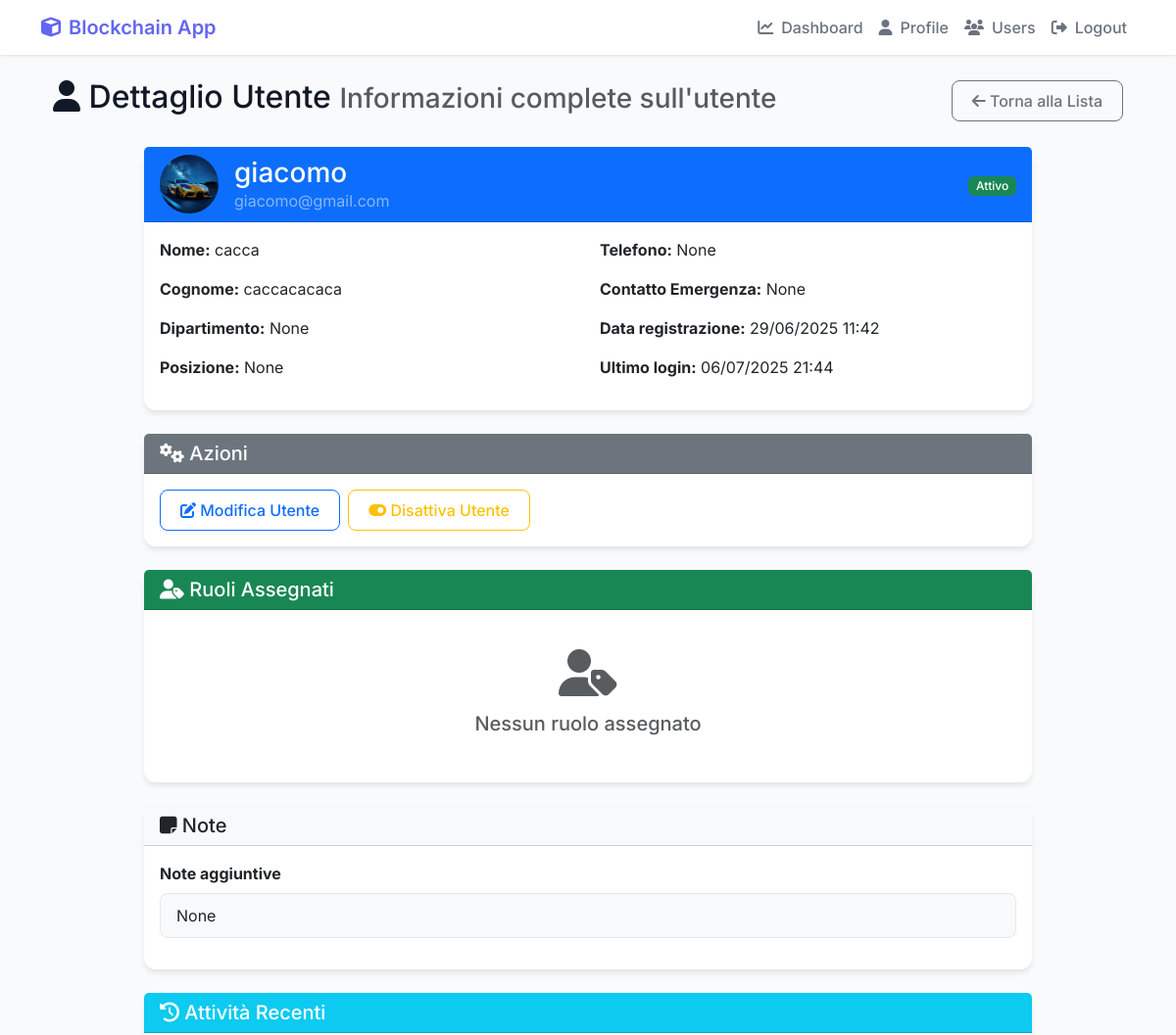
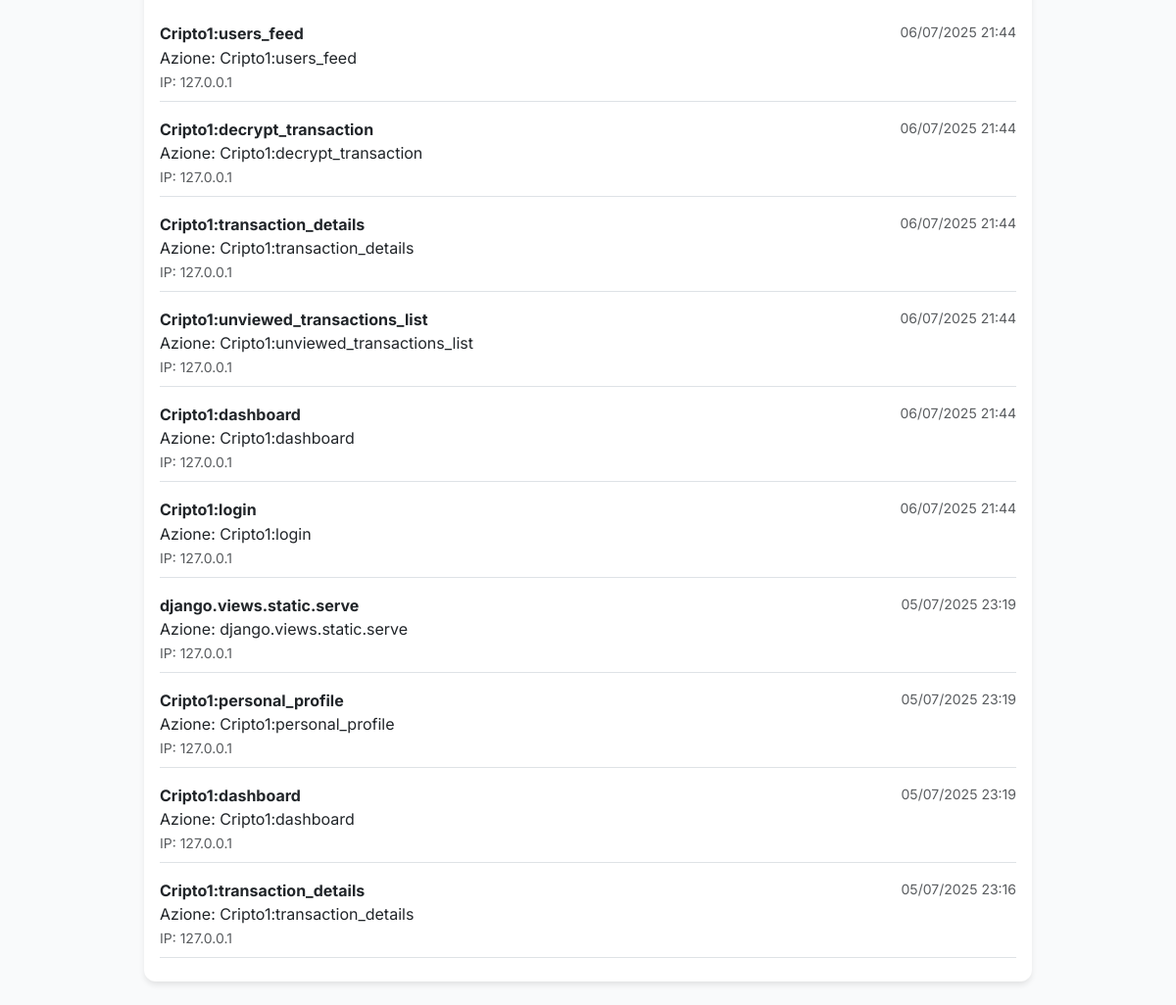
/user-management/users/3/ (signed in), run on the app's committed database (2 pictures, top to bottom).
### Cripto1/models.py (models this page shows, shortened)
class UserProfile(models.Model):
    user = models.OneToOneField(User, on_delete=models.CASCADE)
    user_key = models.CharField(max_length=255, unique=True) # Keep as a unique identifier (can be hash of public key)
    public_key = models.TextField(null=True, blank=True) # Allow null for existing rows
    private_key = EncryptedTextField(null=True, blank=True) # Allow null for existing rows
    balance = models.FloatField(default=0.0)
    created_at = models.DateTimeField(auto_now_add=True)
    profile_picture = models.ImageField(upload_to='profile_pics/', blank=True, null=True)
    is_active = models.BooleanField(default=True)
    last_login_ip = models.GenericIPAddressField(null=True, blank=True)
    last_login_date = models.DateTimeField(null=True, blank=True)
    login_attempts = models.IntegerField(default=0)
    locked_until = models.DateTimeField(null=True, blank=True)
    sso_provider = models.CharField(max_length=50, blank=True, null=True)  # Per SSO
    sso_id = models.CharField(max_length=255, blank=True, null=True)  # ID esterno per SSO
    department = models.CharField(max_length=100, blank=True, null=True)
    position = models.CharField(max_length=100, blank=True, null=True)
    phone = models.CharField(max_length=20, blank=True, null=True)
    emergency_contact = models.CharField(max_length=255, blank=True, null=True)
    notes = models.TextField(blank=True, null=True)
    def is_locked(self):
        if self.locked_until and timezone.now() < self.locked_until:
            return True
        return False
    def update_last_login(self, ip_address=None):
        self.last_login_date = timezone.now()
        if ip_address:
            self.last_login_ip = ip_address
        self.save()

class AuditLog(models.Model):
    ACTION_TYPES = [
        ('LOGIN', 'Login'),
        ('LOGOUT', 'Logout'),
        ('REGISTER', 'Registrazione'),
        ('CREATE_TRANSACTION', 'Creazione Transazione'),
        ('VIEW_TRANSACTION', 'Visualizzazione Transazione'),
        ('DOWNLOAD_FILE', 'Download File'),
        ('DECRYPT_MESSAGE', 'Decifratura Messaggio'),
        ('MINE_BLOCK', 'Mining Blocco'),
        ('EDIT_PROFILE', 'Modifica Profilo'),
        ('ADMIN_ACTION', 'Azione Amministrativa'),
        ('SECURITY_EVENT', 'Evento di Sicurezza'),
        ('EXPORT_DATA', 'Export Dati'),
        ('VERIFY_BLOCKCHAIN', 'Verifica Blockchain'),
        ('USER_MANAGEMENT', 'Gestione Utenti'),
        ('SYSTEM_EVENT', 'Evento di Sistema'),
        ('ROLE_ASSIGNMENT', 'Assegnazione Ruolo'),
        ('PERMISSION_CHANGE', 'Modifica Permessi'),
        ('USER_ACTIVATION', 'Attivazione Utente'),
        ('USER_DEACTIVATION', 'Disattivazione Utente'),
        ('SSO_LOGIN', 'Login SSO'),
    ]
    SEVERITY_LEVELS = [
        ('LOW', 'Basso'),
        ('MEDIUM', 'Medio'),
        ('HIGH', 'Alto'),
        ('CRITICAL', 'Critico'),
    ]
    user = models.ForeignKey(User, on_delete=models.SET_NULL, null=True, blank=True, related_name='audit_logs')
    action_type = models.CharField(max_length=50, choices=ACTION_TYPES)
    severity = models.CharField(max_length=20, choices=SEVERITY_LEVELS, default='MEDIUM')
    description = models.TextField()
    ip_address = models.GenericIPAddressField(null=True, blank=True)
    user_agent = models.TextField(blank=True)
    session_id = models.CharField(max_length=255, blank=True)
    related_object_type = models.CharField(max_length=100, blank=True)  # es: 'Transaction', 'Block', 'UserProfile'
    related_object_id = models.IntegerField(null=True, blank=True)
    additional_data = models.JSONField(default=dict, blank=True)  # Dati aggiuntivi in formato JSON
    timestamp = models.DateTimeField(auto_now_add=True)
    success = models.BooleanField(default=True)  # Se l'azione è stata completata con successo
    error_message = models.TextField(blank=True)  # Messaggio di errore se success=False
    class Meta:
        ordering = ['-timestamp']
        verbose_name = "Audit Log"
        verbose_name_plural = "Audit Logs"
        indexes = [
            models.Index(fields=['user', 'action_type', 'timestamp']),
            models.Index(fields=['action_type', 'severity', 'timestamp']),
            models.Index(fields=['ip_address', 'timestamp']),
        ]
    @classmethod
    def log_action(cls, user=None, action_type=None, description="", severity='MEDIUM',
                   ip_address=None, user_agent="", session_id="", related_object_type="",
                   related_object_id=None, additional_data=None, success=True, error_message=""):
        try:
            return cls.objects.create(
                user=user,
                action_type=action_type,
                severity=severity,
                description=description,
                ip_address=ip_address,
                user_agent=user_agent,
                session_id=session_id,
                related_object_type=related_object_type,
                related_object_id=related_object_id,
                additional_data=additional_data or {},
                success=success,
                error_message=error_message
            )
        except Exception as e:
            print(f"Errore durante la creazione del log di audit: {e}")
            return None

### Cripto1/views.py (the view)
    def wrapper(request, *args, **kwargs):
        if not request.user.is_authenticated:
            messages.error(request, "Devi essere autenticato per accedere a questa sezione.")
            return redirect('Cripto1:login')
        return view_func(request, *args, **kwargs)

### Cripto1/templates/Cripto1/user_management/user_detail.html (shortened to what this page needs)
{% extends 'Cripto1/base.html' %}
{% load static %}
{% block content %}
<div class="container-fluid mt-4">
    <div class="row">
        <div class="col-12">
            <div class="d-flex justify-content-between align-items-center mb-4">
                <h2>
                    <i class="fas fa-user"></i> Dettaglio Utente
                    <small class="text-muted">Informazioni complete sull'utente</small>
                </h2>
                <div>
                    <a href="{% url 'Cripto1:user_list' %}" class="btn btn-outline-secondary">
                        <i class="fas fa-arrow-left"></i> Torna alla Lista
                    </a>
                </div>
            </div>
        </div>
    </div>
    <div class="row justify-content-center">
        <div class="col-12 col-lg-10">
            <div class="card border-primary mb-4">
                <div class="card-header bg-primary text-white d-flex align-items-center">
                    <div class="me-3">
                        {% if user_profile.profile_picture %}
                            <img src="{{ user_profile.profile_picture.url }}" alt="Avatar" class="rounded-circle" style="width:60px;height:60px;object-fit:cover;">
                        {% else %}
                            <span class="avatar bg-light text-primary fw-bold" style="width:60px;height:60px;display:inline-flex;align-items:center;justify-content:center;font-size:2rem;border-radius:50%;">{{ user_profile.user.username|first|upper }}</span>
                        {% endif %}
                    </div>
                    <div class="flex-grow-1">
                        <h3 class="mb-0">{{ user_profile.user.username }}</h3>
                        <div class="text-white-50">{{ user_profile.user.email|default:"Nessuna email" }}</div>
                    </div>
                    <div>
                        {% if user_profile.is_locked %}
                            <span class="badge bg-warning">Bloccato</span>
                        {% elif user_profile.is_active %}
                            <span class="badge bg-success">Attivo</span>
                        {% else %}
                            <span class="badge bg-danger">Inattivo</span>
                        {% endif %}
                    </div>
                </div>
                <div class="card-body">
                    <div class="row">
                        <div class="col-md-6">
                            <p><strong>Nome:</strong> {{ user_profile.user.first_name|default:"-" }}</p>
                            <p><strong>Cognome:</strong> {{ user_profile.user.last_name|default:"-" }}</p>
                            <p><strong>Dipartimento:</strong> {{ user_profile.department|default:"-" }}</p>
                            <p><strong>Posizione:</strong> {{ user_profile.position|default:"-" }}</p>
                        </div>
                        <div class="col-md-6">
                            <p><strong>Telefono:</strong> {{ user_profile.phone|default:"-" }}</p>
                            <p><strong>Contatto Emergenza:</strong> {{ user_profile.emergency_contact|default:"-" }}</p>
                            <p><strong>Data registrazione:</strong> {{ user_profile.created_at|date:"d/m/Y H:i" }}</p>
                            <p><strong>Ultimo login:</strong> {{ user_profile.last_login_date|date:"d/m/Y H:i"|default:"Mai" }}</p>
                        </div>
                    </div>
                </div>
            </div>
            <div class="card border-secondary mb-4">
                <div class="card-header bg-secondary text-white">
                    <h5 class="mb-0"><i class="fas fa-cogs"></i> Azioni</h5>
                </div>
                <div class="card-body d-flex flex-wrap gap-2">
                    <a href="{% url 'Cripto1:edit_user' user_profile.user.id %}" class="btn btn-outline-primary">
                        <i class="fas fa-edit"></i> Modifica Utente
                    </a>
                    <form method="POST" action="{% url 'Cripto1:toggle_user_status' user_profile.user.id %}" class="d-inline">
                        <button type="submit" class="btn btn-outline-warning" onclick="return confirm('Sei sicuro di voler cambiare lo stato di questo utente?')">
                            <i class="fas fa-toggle-on"></i> {% if user_profile.is_active %}Disattiva{% else %}Attiva{% endif %} Utente
                        </button>
                    </form>
                </div>
            </div>
            <div class="card border-success mb-4">
                <div class="card-header bg-success text-white">
                    <h5 class="mb-0"><i class="fas fa-user-tag"></i> Ruoli Assegnati</h5>
                </div>
                <div class="card-body">
                    {% if user_roles %}
                    <div class="row">
                        {% for user_role in user_roles %}
                        <div class="col-md-6 mb-3">
                            <div class="border rounded p-3 h-100">
                                <div class="d-flex justify-content-between align-items-center mb-2">
                                    <span class="fw-bold">{{ user_role.role.name }}</span>
                                    {% if user_role.expires_at and user_role.expires_at < now %}
                                        <span class="badge bg-danger">Scaduto</span>
                                    {% else %}
                                        <span class="badge bg-success">Attivo</span>
                                    {% endif %}
                                </div>
                                <div class="mb-2">
                                    <strong>Assegnato da:</strong> {{ user_role.assigned_by.username|default:"Sistema" }}<br>
                                    <strong>Data assegnazione:</strong> {{ user_role.assigned_at|date:"d/m/Y H:i" }}<br>
                                    {% if user_role.expires_at %}
                                        <strong>Scadenza:</strong> {{ user_role.expires_at|date:"d/m/Y H:i" }}<br>
                                    {% endif %}
                                    {% if user_role.notes %}
                                        <strong>Note:</strong> {{ user_role.notes }}<br>
                                    {% endif %}
                                </div>
                                <div>
                                    <strong>Permessi:</strong>
                                    {% for permission in user_role.role.permissions.all %}
                                        <span class="badge bg-info text-dark">{{ permission.name }}</span>
                                    {% empty %}
                                        <span class="text-muted">Nessun permesso</span>
                                    {% endfor %}
                                </div>
                                <form method="POST" action="{% url 'Cripto1:remove_role' user_profile.user.id user_role.role.id %}" class="mt-2">
                                    {% csrf_token %}
                                    <button type="submit" class="btn btn-outline-danger btn-sm" onclick="return confirm('Sei sicuro di voler rimuovere questo ruolo?')">
                                        <i class="fas fa-times"></i> Rimuovi
                                    </button>
                                </form>
                            </div>
                        </div>
                        {% endfor %}
                    </div>
                    {% else %}
                    <div class="text-center py-4">
                        <i class="fas fa-user-tag fa-3x text-muted mb-3"></i>
                        <h5 class="text-muted">Nessun ruolo assegnato</h5>
                    </div>
                    {% endif %}
                </div>
            </div>
            <div class="card border-light mb-4">
                <div class="card-header bg-light">
                    <h5 class="mb-0"><i class="fas fa-sticky-note"></i> Note</h5>
                </div>
                <div class="card-body">
                    <div class="mb-3">
                        <label class="form-label fw-bold">Note aggiuntive</label>
                        <div class="form-control bg-light">{{ user_profile.notes|default:'-' }}</div>
                    </div>
                </div>
            </div>
            <div class="card border-info mb-4">
                <div class="card-header bg-info text-white">
                    <h5 class="mb-0"><i class="fas fa-history"></i> Attività Recenti</h5>
                </div>
                <div class="card-body">
                    {% if recent_activities %}
                        {% for activity in recent_activities %}
                        <div class="border-bottom py-2 mb-2">
                            <div class="d-flex justify-content-between">
                                <div>
                                    <strong>{{ activity.action_type }}</strong>
                                    <span class="badge bg-{{ activity.severity|lower }}">{{ activity.severity }}</span>
                                </div>
                                <div class="text-muted small">{{ activity.timestamp|date:"d/m/Y H:i" }}</div>
                            </div>
                            <div>{{ activity.description }}</div>
                            {% if activity.ip_address %}
                                <small class="text-muted">IP: {{ activity.ip_address }}</small>
                            {% endif %}
                        </div>
                        {% endfor %}
                    {% else %}
                        <div class="text-center py-4">
                            <i class="fas fa-history fa-3x text-muted mb-3"></i>
                            <h5 class="text-muted">Nessuna attività recente</h5>
                        </div>
                    {% endif %}
                </div>
            </div>
        </div>
    </div>
</div>
{% endblock %}

### data on the page
UserProfile: profile_picture (picture), user.username "giacomo", user.email "giacomo@gmail.com", user.first_name "cacca", user.last_name "caccacacaca", department "None", position "None", phone "None", emergency_contact "None", created_at "29/06/2025 11:42", last_login_date "06/07/2025 21:44", notes "None"
AuditLog: action_type "Cripto1:users_feed", timestamp "06/07/2025 21:44", description "Azione: Cripto1:users_feed", ip_address "127.0.0.1"
AuditLog: action_type "Cripto1:decrypt_transaction", timestamp "06/07/2025 21:44", description "Azione: Cripto1:decrypt_transaction", ip_address "127.0.0.1"
AuditLog: action_type "Cripto1:transaction_details", timestamp "06/07/2025 21:44", description "Azione: Cripto1:transaction_details", ip_address "127.0.0.1"
AuditLog: action_type "Cripto1:unviewed_transactions_list", timestamp "06/07/2025 21:44", description "Azione: Cripto1:unviewed_transactions_list", ip_address "127.0.0.1"
AuditLog: action_type "Cripto1:dashboard", timestamp "06/07/2025 21:44", description "Azione: Cripto1:dashboard", ip_address "127.0.0.1"
AuditLog: action_type "Cripto1:login", timestamp "06/07/2025 21:44", description "Azione: Cripto1:login", ip_address "127.0.0.1"
AuditLog: action_type "django.views.static.serve", timestamp "05/07/2025 23:19", description "Azione: django.views.static.serve", ip_address "127.0.0.1"
AuditLog: action_type "Cripto1:personal_profile", timestamp "05/07/2025 23:19", description "Azione: Cripto1:personal_profile", ip_address "127.0.0.1"
AuditLog: action_type "Cripto1:dashboard", timestamp "05/07/2025 23:19", description "Azione: Cripto1:dashboard", ip_address "127.0.0.1"
AuditLog: action_type "Cripto1:transaction_details", timestamp "05/07/2025 23:16", description "Azione: Cripto1:transaction_details", ip_address "127.0.0.1"
